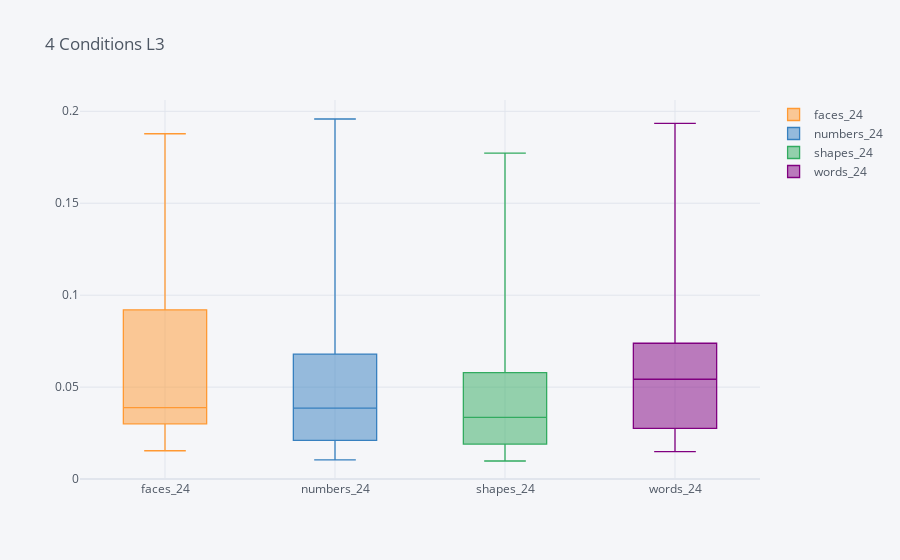

The cell this chart's notebook holds for it:
### Code cell
# Creating pandas dataframe from numpy array
L3 = pd.DataFrame({'words_24': words_L3_24num, 'faces_24':faces_L3_24num,'shapes_24':shapes_L3_24num,'numbers_24':numbers_L3_24num})
#print(L3)
L3.iplot(kind='box',title = '4 Conditions L3')

### Figure 1 — Plotly figure (JSON) as saved in the notebook; plotly's stock layout.template omitted (floating-point values rounded to 4 significant figures)
{"data": [{"boxpoints": false, "line": {"width": 1.3}, "marker": {"color": "rgba(255, 153, 51, 1.0)"}, "name": "faces_24", "orientation": "v", "type": "box", "uid": "be9dbca9-46a1-4b51-9994-0a2e24e5f5f8", "y": [0.04744, 0.03973, 0.03042, 0.0322, 0.03241, 0.1878, 0.09605, 0.128, 0.0465, 0.1829, 0.0154, 0.03738, 0.03805, 0.08808, 0.02964, 0.04022, 0.0224, 0.01955, 0.05993, 0.01555, 0.02487, 0.1418, 0.03277, 0.1583]}, {"boxpoints": false, "line": {"width": 1.3}, "marker": {"color": "rgba(55, 128, 191, 1.0)"}, "name": "numbers_24", "orientation": "v", "type": "box", "uid": "1b3f6f67-b3ec-42da-9f9b-5a123f133ba9", "y": [0.06334, 0.02309, 0.1063, 0.01865, 0.03581, 0.04141, 0.0186, 0.1071, 0.02763, 0.06897, 0.08597, 0.06301, 0.1078, 0.04512, 0.06181, 0.01912, 0.06699, 0.01588, 0.03426, 0.02938, 0.01677, 0.1958, 0.0104, 0.02801]}, {"boxpoints": false, "line": {"width": 1.3}, "marker": {"color": "rgba(50, 171, 96, 1.0)"}, "name": "shapes_24", "orientation": "v", "type": "box", "uid": "b5e5c565-1b6a-456d-a15f-cae07b63234e", "y": [0.03513, 0.009841, 0.03309, 0.0193, 0.04027, 0.01881, 0.016, 0.02279, 0.03767, 0.01518, 0.05513, 0.02156, 0.03408, 0.0606, 0.01531, 0.1403, 0.03161, 0.04698, 0.1772, 0.1404, 0.06723, 0.01845, 0.02523, 0.1122]}, {"boxpoints": false, "line": {"width": 1.3}, "marker": {"color": "rgba(128, 0, 128, 1.0)"}, "name": "words_24", "orientation": "v", "type": "box", "uid": "e5f36ca8-016d-475c-a4ef-b09c142d02be", "y": [0.05272, 0.01999, 0.06377, 0.02667, 0.01492, 0.02904, 0.05588, 0.05066, 0.07272, 0.07502, 0.0806, 0.09973, 0.0187, 0.1529, 0.04982, 0.02841, 0.08564, 0.06929, 0.05841, 0.02681, 0.06963, 0.1934, 0.03015, 0.0246]}], "layout": {"legend": {"bgcolor": "#F5F6F9", "font": {"color": "#4D5663"}}, "paper_bgcolor": "#F5F6F9", "plot_bgcolor": "#F5F6F9", "title": {"font": {"color": "#4D5663"}, "text": "4 Conditions L3"}, "xaxis": {"gridcolor": "#E1E5ED", "showgrid": true, "tickfont": {"color": "#4D5663"}, "title": {"font": {"color": "#4D5663"}, "text": ""}, "zerolinecolor": "#E1E5ED"}, "yaxis": {"gridcolor": "#E1E5ED", "showgrid": true, "tickfont": {"color": "#4D5663"}, "title": {"font": {"color": "#4D5663"}, "text": ""}, "zerolinecolor": "#E1E5ED"}}}
